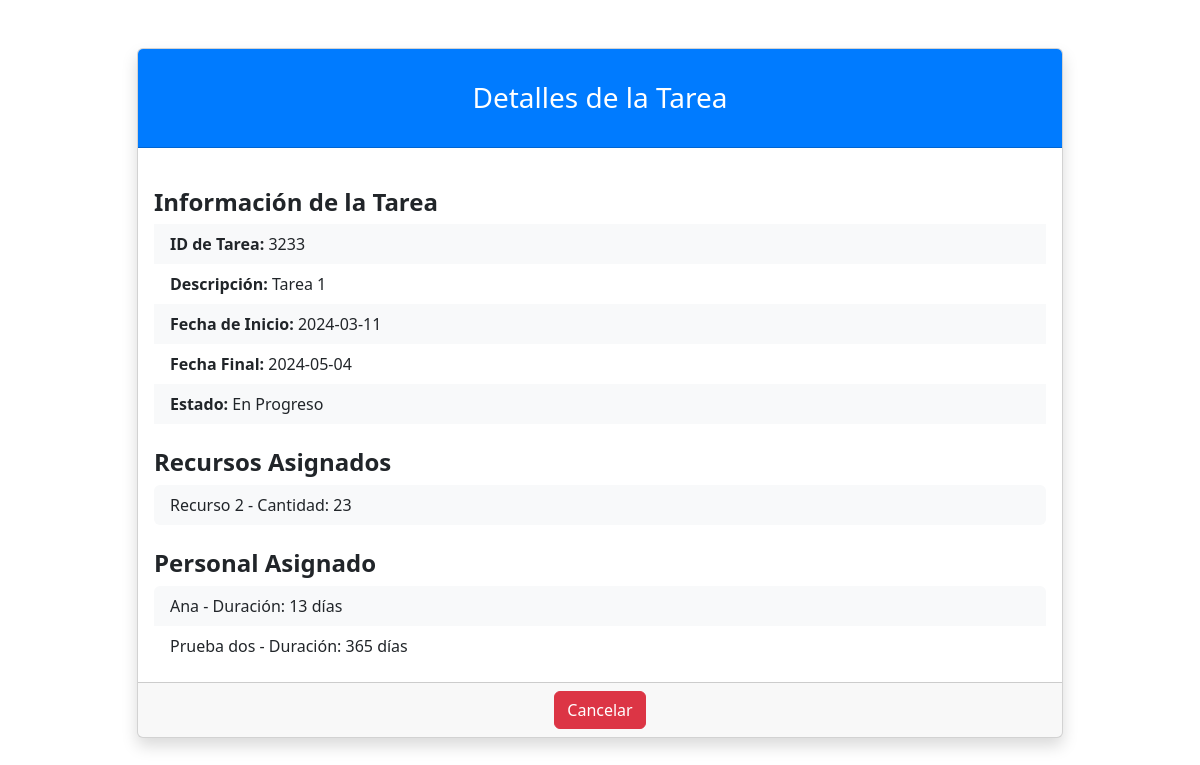
Page /views/TaskDetails.php?id=3233 (signed in) on the committed database.
### tables this page shows
CREATE TABLE `tareas` (
  `id_tarea` int(11) NOT NULL,
  `descripcion` text DEFAULT NULL,
  `fecha_inicio` date DEFAULT NULL,
  `fecha_final` date DEFAULT NULL,
  `id_actividad` int(11) DEFAULT NULL,
  `estado` text DEFAULT NULL,
  `presupuesto` decimal(10,0) DEFAULT NULL
);

CREATE TABLE `tareaxrecurso` (
  `id_tarea` int(11) NOT NULL,
  `id_recurso` int(11) NOT NULL,
  `cantidad` int(11) DEFAULT NULL
);

CREATE TABLE `recursos` (
  `id_recurso` int(11) NOT NULL,
  `descripcion` text DEFAULT NULL,
  `valor` decimal(10,0) DEFAULT NULL,
  `unidad_medida` text DEFAULT NULL,
  `nombre` varchar(255) DEFAULT NULL
);

CREATE TABLE `tareaxpersona` (
  `id_tarea` int(11) NOT NULL,
  `id_persona` int(11) NOT NULL,
  `duracion` int(11) DEFAULT NULL
);

CREATE TABLE `personas` (
  `id_persona` int(11) NOT NULL,
  `nombre` text DEFAULT NULL,
  `apellidos` text DEFAULT NULL,
  `direccion` text DEFAULT NULL,
  `telefono` text DEFAULT NULL,
  `sexo` char(1) DEFAULT NULL,
  `fecha_nacimiento` date DEFAULT NULL,
  `profesion` text DEFAULT NULL,
  `rol` varchar(20) DEFAULT 'trabajador',
  `password` varchar(255) DEFAULT NULL
);

### views/TaskDetails.php (the view, shortened to what this page needs)
<!DOCTYPE html>
<html lang="es">
<head>
    <link href="https://cdn.jsdelivr.net/npm/bootstrap@5.3.2/dist/css/bootstrap.min.css" rel="stylesheet">
</head>
<body>
    <div class="container my-5">
        <div class="row justify-content-center">
            <div class="col-lg-10">
                <div class="card shadow">
                    <div class="card-header">
                        <h3 class="text-center font-weight-light my-4"> Detalles de la Tarea</h3>
                    </div>
                    <div class="card-body">
                        <?php
                        require_once '../db_conexion.php';
                        $idTarea = $_GET['id'];
                        try {
                            echo "<h4 class='mt-4 fw-bold'>Información de la Tarea</h4>";
                            $stmt = $pdo->prepare("SELECT * FROM tareas WHERE id_tarea = ?");
                            $stmt->execute([$idTarea]);
                            $tarea = $stmt->fetch(PDO::FETCH_ASSOC);
                            if (!$tarea) {
                                echo "<p class='text-center'>Tarea no encontrada.</p>";
                            } else {
                                echo "<ul class='list-group list-group-flush'>";
                                echo "<li class='list-group-item'><span class='detail-title'>ID de Tarea:</span> " . htmlspecialchars($tarea['id_tarea']) . "</li>";
                                echo "<li class='list-group-item'><span class='detail-title'>Descripción:</span> " . htmlspecialchars($tarea['descripcion']) . "</li>";
                                echo "<li class='list-group-item'><span class='detail-title'>Fecha de Inicio:</span> " . htmlspecialchars($tarea['fecha_inicio']) . "</li>";
                                echo "<li class='list-group-item'><span class='detail-title'>Fecha Final:</span> " . htmlspecialchars($tarea['fecha_final']) . "</li>";
                                echo "<li class='list-group-item'><span class='detail-title'>Estado:</span> " . htmlspecialchars($tarea['estado']) . "</li>";
                                echo "<h4 class='mt-4 fw-bold'>Recursos Asignados</h4>";
                                $stmtRecursos = $pdo->prepare("SELECT r.nombre, tr.cantidad FROM TareaxRecurso tr JOIN recursos r ON tr.id_recurso = r.id_recurso WHERE tr.id_tarea = ?");
                                $stmtRecursos->execute([$idTarea]);
                                $recursos = $stmtRecursos->fetchAll(PDO::FETCH_ASSOC);
                                if ($recursos) {
                                    echo "<ul class='list-group'>";
                                    foreach ($recursos as $recurso) {
                                        echo "<li class='list-group-item'>" . htmlspecialchars($recurso['nombre']) . " - Cantidad: " . htmlspecialchars($recurso['cantidad']) . "</li>";
                                    }
                                    echo "</ul>";
                                } else {
                                    echo "<p>No hay recursos asignados.</p>";
                                }
                                echo "<h4 class='mt-4 fw-bold'>Personal Asignado</h4>";
                                $stmtPersonal = $pdo->prepare("SELECT p.nombre, tp.duracion FROM TareaxPersona tp JOIN personas p ON tp.id_persona = p.id_persona WHERE tp.id_tarea = ?");
                                $stmtPersonal->execute([$idTarea]);
                                $personal = $stmtPersonal->fetchAll(PDO::FETCH_ASSOC);
                                if ($personal) {
                                    echo "<ul class='list-group'>";
                                    foreach ($personal as $persona) {
                                        echo "<li class='list-group-item'>" . htmlspecialchars($persona['nombre']) . " - Duración: " . htmlspecialchars($persona['duracion']) . " días</li>";
                                    }
                                    echo "</ul>";
                                } else {
                                    echo "<p>No hay personal asignado.</p>";
                                }
                            }
                        } catch (PDOException $e) {
                            echo "<p class='text-center'>ERROR: " . $e->getMessage() . "</p>";
                        }
                        ?>
                    </div>
                    <div class="card-footer text-center">
                        <a class="btn btn-danger" href="../views/dashboardTask.php">Cancelar</a>
                    </div>
                </div>
            </div>
        </div>
    </div>
</body>
</html>

### views/TaskDetails.php (style rules this page uses)
.card-header { background-color: #007bff; color: white; }
.list-group-item { border: none; }
.list-group-item:nth-of-type(odd) { background-color: #f8f9fa; }
.detail-title { font-weight: bold; }

### rows in the picture
tareas: id_tarea "3233", descripcion "Tarea 1", fecha_inicio "2024-03-11", fecha_final "2024-05-04", estado "En Progreso"
tareaxrecurso: id_recurso.nombre "Recurso 2", cantidad "23"
tareaxpersona: id_persona.nombre "Ana", duracion "13"
tareaxpersona: id_persona.nombre "Prueba dos", duracion "365"
